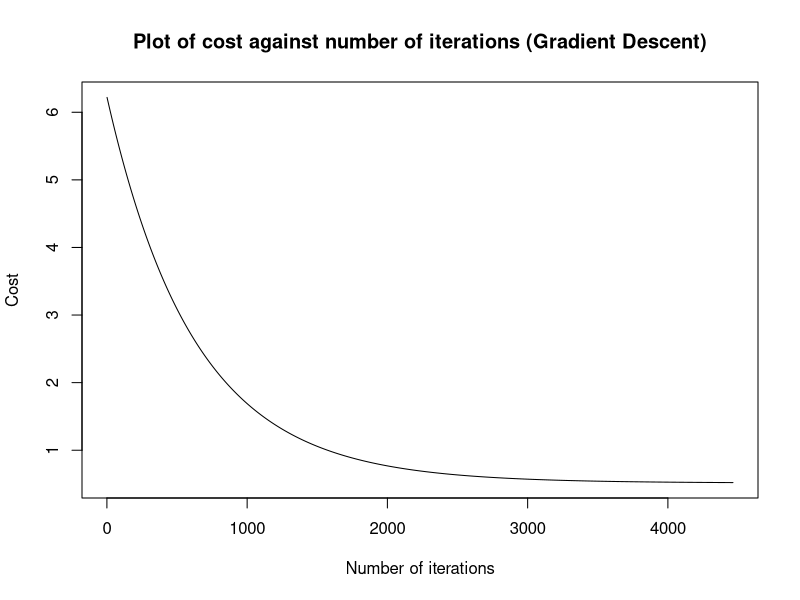

This figure's R source:
# 1. Gradient Descent Algorithm

dat = read.csv("MLR.csv", header = F)
true_beta = as.matrix(read.csv("True_Beta.csv", header = F),nrow = 30,ncol =1)

X = as.matrix(dat[,1:30])
Y = as.matrix(dat[,31])

#Part B: Step-size:
H_hat = t(X) %*% X 
eig_vals = eigen(H_hat) 
alpha = 1/sort(eig_vals$values, decreasing = T)[1]

#Gradient descent Algorithm
beta = matrix(0,nrow=30,ncol=1)
flag =1
j = 0

cost_old = 1/(2*nrow(X))*norm(((X%*%beta)-Y),"2")^2
cost_vals = c(cost_old)
while(flag){
  delta = t(X)%*%((X%*%beta)-Y)
  beta_new = beta - alpha/nrow(X)*delta
  cost = 1/(2*nrow(X))*norm(((X%*%beta_new)-Y),"2")^2
  beta = beta_new
  if(abs(cost-cost_old)<0.00001){
    flag = 0
  }
  cost_old = cost
  cost_vals = c(cost_vals,cost_old)
}

norm((beta-true_beta),"2")^2/30

plot(cost_vals, type = "l", 
     main = "Plot of cost against number of iterations (Gradient Descent)", 
     xlab = "Number of iterations", ylab = "Cost", col = "black")